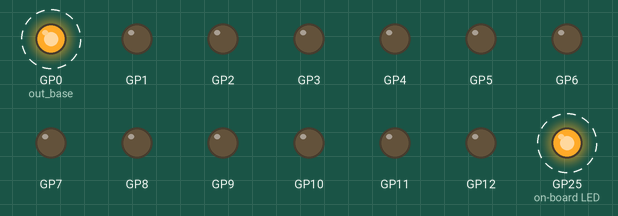
The program below on a simulated Raspberry Pi Pico running MicroPython. Shown: output pins drawn as LEDs (lit = HIGH). Dashed ring = blinking. At 24.0 s the program stops and its outputs stay as they are.

Above: at 0.2 s.
Timing chart, 0 to 3.0 s (numbered marks = the images above):
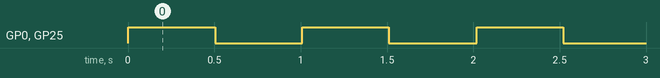

Measured:
- by itself, GP0 (out_base), GP25 (on-board LED): alternates HIGH for 0.50 s and LOW for 0.50 s, 12 changes in all, then stays LOW

The program:

main.py
```python
from machine import Pin
from rp2 import PIO, StateMachine, asm_pio
from time import sleep


@asm_pio(
         # set_init=PIO.OUT_LOW,
         out_init=(PIO.OUT_LOW,) * 32,
         out_shiftdir=PIO.SHIFT_LEFT,
         fifo_join=PIO.JOIN_TX,
)
def prog():
    wrap_target()
    pull()
    mov(x, osr)
    jmp(not_x, 'end')
    pull()
    out(pins, 32)
    label('loop')
    jmp(x_dec, 'loop')
    wrap()
    label('end')
    mov(pins, null)


sm = StateMachine(1, prog, freq=2000, out_base=Pin(0))

sm.active(1)
for _ in range(3):
    sm.put(1000)
    sm.put(0b00000010000000000000000000000001)  # 1000 0100 0010 0001 1000010000100001
    sm.put(1000)
    sm.put(0b00000000000000000000000000000000)  # 1000 0100 0010 0001 1000010000100001
    sm.put(1000)
    sm.put(0b00000010000000000000000000000001)  # 1000 0100 0010 0001 1000010000100001
    sm.put(1000)
    sm.put(0b00000000000000000000000000000000)  # 1000 0100 0010 0001 1000010000100001
    sm.put(0)
    sm.put(0b00000000000000000000000000000000)  # 1000 0100 0010 0001 1000010000100001
sleep(20)
sm.active(0)
```
